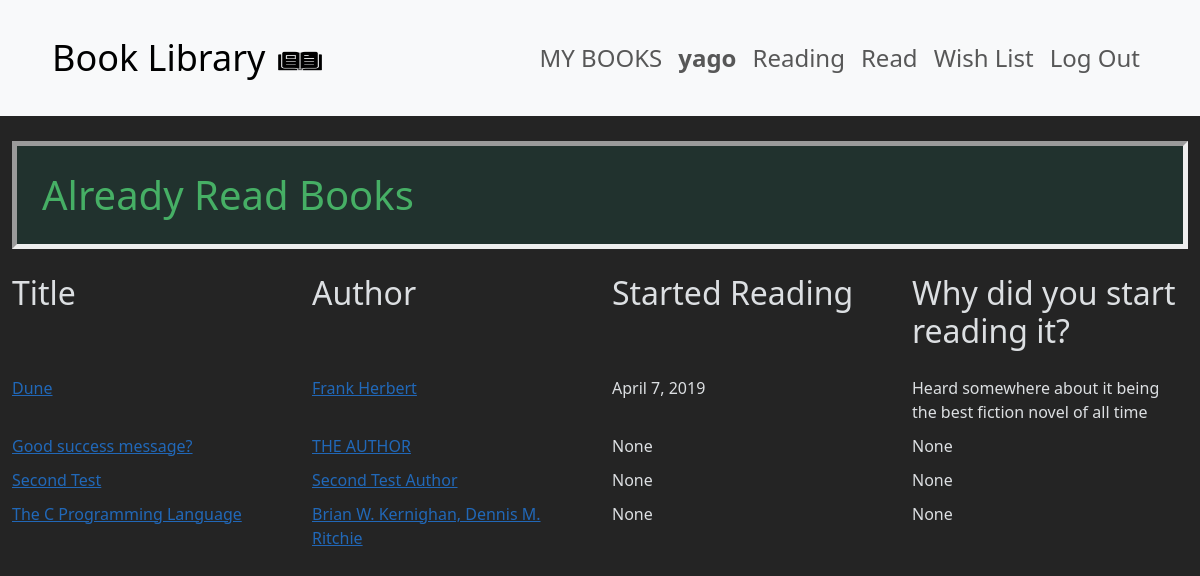
The app's page /read/ (signed in), older data.
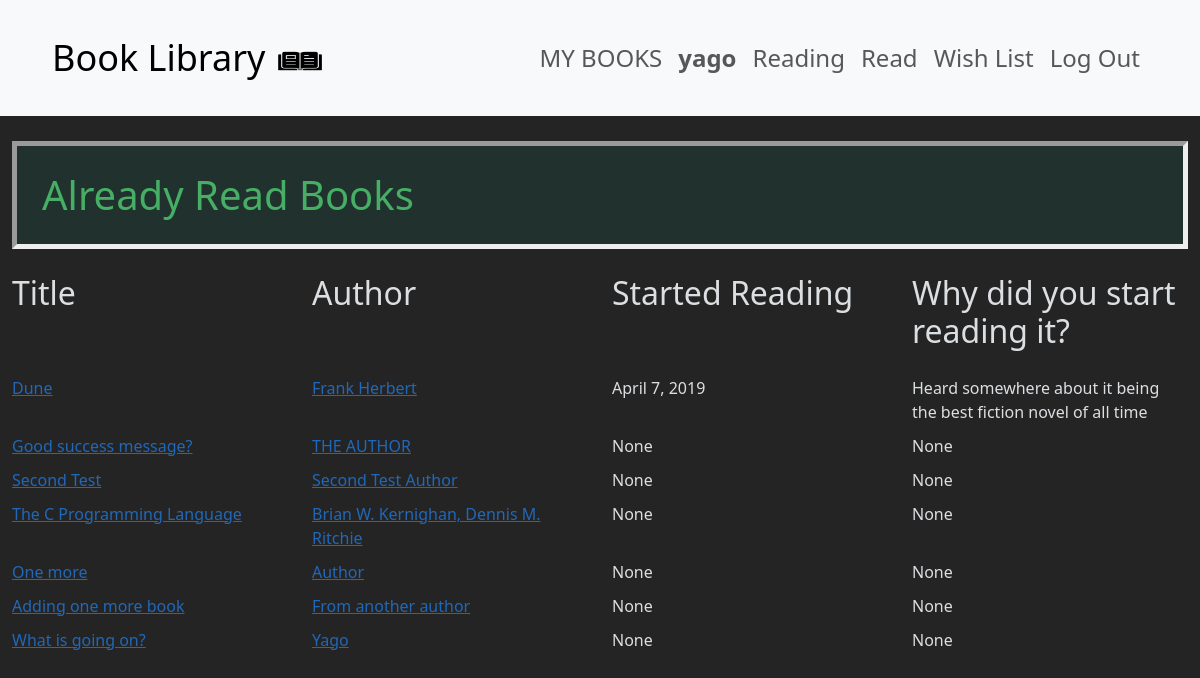
The same page, newer data.
### book_library/models.py (models this page shows, shortened)
class Read(models.Model):
    user = models.ForeignKey(User, blank=False, null=False, on_delete=models.CASCADE, related_name="read_user")
    book = models.ForeignKey(Book, blank=False, null=False, on_delete=models.CASCADE, related_name="read_book")
    why = models.TextField(blank=True, null=True, max_length=1024)
    started_reading = models.DateField(blank=True, null=True)
    recommend = models.BooleanField(blank=True, null=True)
    class Meta:
        constraints = [
            models.UniqueConstraint(fields=['user', 'book'], name='one why per user/book read')
        ]

class Book(models.Model):
    title = models.CharField(max_length=255)
    author = models.CharField(max_length=128)
    class Genre(models.IntegerChoices):
        SELF_IMPROVEMENT = 1
        BIOGRAPHY = 2
        ECONOMY = 3
        FICTION = 4
        SCIENCE = 5
        MINDSET = 6
        OTHER = 7
    genre = models.IntegerField(choices=Genre.choices)
    class Meta:
        constraints = [
            models.UniqueConstraint(fields=['title', 'author'], name='one unique title per author')
        ]

### book_library/views.py (the view)
# urls.py: path("read/", views.read, name="read"),
def read(request):
    if request.user.is_authenticated:
        read_objects = Read.objects.filter(user=request.user)
        context = {"read_objects": read_objects}
        return render(request, "book_library/read.html", context)
    else:
        return HttpResponseRedirect(reverse("book_library:login"))

### book_library/templates/book_library/read.html
{% extends 'book_library/layout.html' %}
{% load static %}
{% block body %}
<div id="read-view">
    <div class="container-fluid">
        <h1>Already Read Books</h1>
    </div>
    <div class="container-fluid">
        <div class="row">
                <div class="col title-col"><h3>Title</h3></div>
                <div class="col author-col"><h3>Author</h3></div>
                <div class="col started-col"><h3>Started Reading</h3></div>
                <div class="col why-col"><h3>Why did you start reading it?</h3></div>
        </div>
        {% for read_object in read_objects %}
        <div class="row element-row">
                <div class="col title-col"><a href="{% url 'book_library:detail_view' request.user.id read_object.book.id %}">{{ read_object.book.title }}</a></div>
                <div class="col author-col"><a href="{% url 'book_library:author_view' read_object.book.author %}">{{ read_object.book.author }}</a></div>
                <div class="col started-col">{{ read_object.started_reading }}</div>
                <div class="col why-col">{{ read_object.why }}</div>
        </div>
        {% endfor %}
    </div>
</div>
{% endblock %}

Row changes from the older to the newer data that the page shows:
added Read: book "One more", book.author "Author", started_reading "None", why "None"
added Read: book "Adding one more book", book.author "From another author", started_reading "None", why "None"
added Read: book "What is going on?", book.author "Yago", started_reading "None", why "None"
